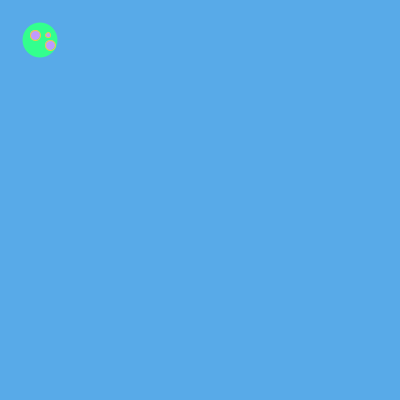
Frame 1 (no input)
Frame 60 (the mouse pressed at the canvas centre just before this capture): identical to frame 1, image omitted
Frame 120 (the mouse held since frame 60 and released just before this capture): identical to frame 1, image omitted

The Processing sketch that drew this single still picture (run headless with seeded random() and noise(); from frame 60 on, the mouse is pressed at the canvas centre):

// Processing sketch: shapeCluster_beforeFunctions
// ── shapeCluster_beforeFunctions.pde
int grn = 0;
int slate = 0;
int ltgrn = 0;

int step = 0;
int stepY = 0;


void setup() {
  size(400, 400);
  background(88, 170, 232);
  grn = color(51, 255, 142);
  slate = color(120, 216, 232);
  ltgrn = color(174, 255, 120);
}

void draw() {
   background(88, 170, 232);
  
  int x = 0;
  int y = 0;

  noStroke();
  fill(51, 255, 142);
  ellipse(40 + x, 40 + y, 35, 35);
  fill(193, 154, 255);
  stroke(229, 206, 76);
  strokeWeight(1);
  ellipse(35 + x, 35 + y, 10, 10);
  ellipse(50 + x, 45 + y, 10, 10);
  ellipse(48 + x, 35 + y, 5, 5);
}
